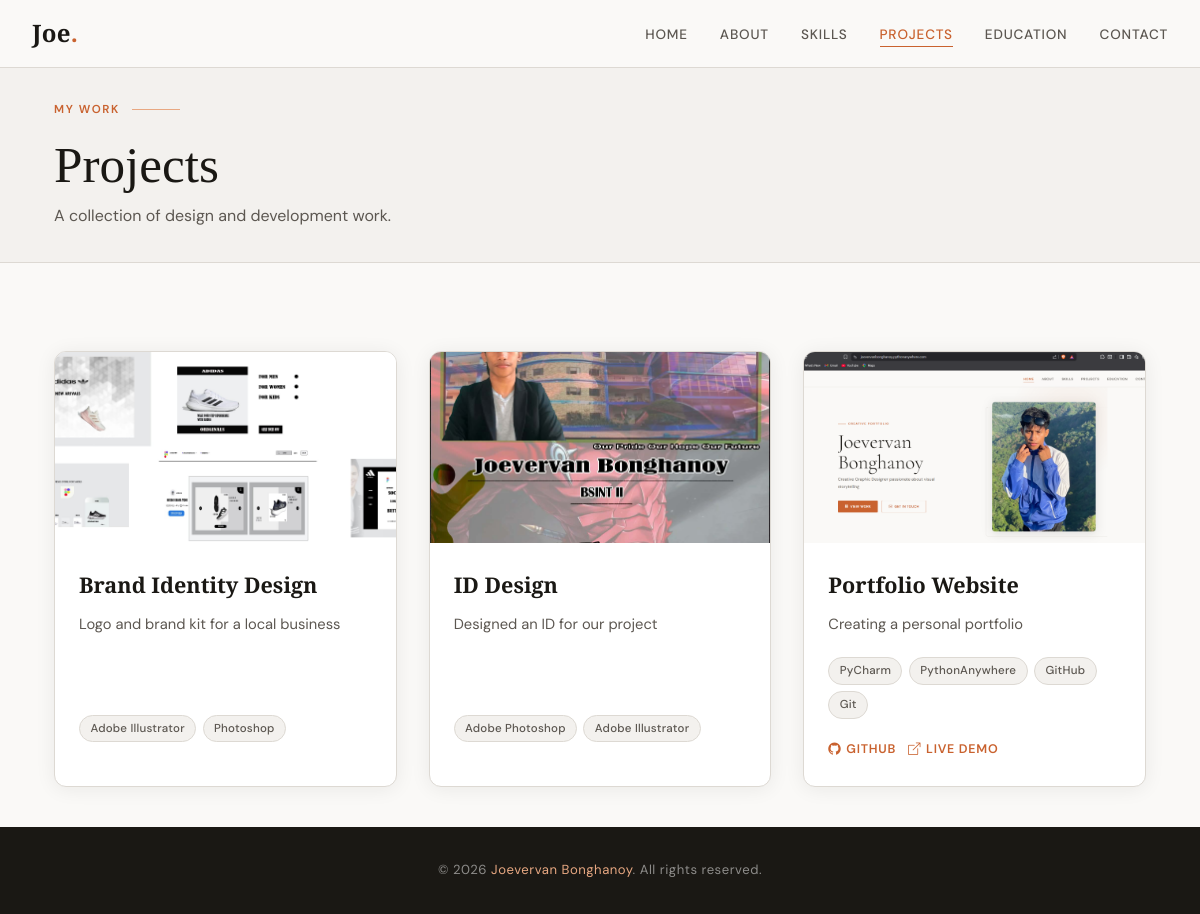
/projects/, run on the app's committed database.
### portfolio/models.py (models this page shows, shortened)
class Profile(models.Model):
    name = models.CharField(max_length=100)
    tagline = models.CharField(max_length=200)
    about = models.TextField()
    career_goals = models.TextField()
    email = models.EmailField()
    github = models.URLField(blank=True)
    linkedin = models.URLField(blank=True)
    facebook = models.URLField(blank=True)
    behance = models.URLField(blank=True)
    instagram = models.URLField(blank=True)
    twitter = models.URLField(blank=True)
    youtube = models.URLField(blank=True)
    tiktok = models.URLField(blank=True)
    photo = models.ImageField(upload_to='profile/', blank=True, null=True)
    class Meta:
        verbose_name = 'Profile'

class Project(models.Model):
    title = models.CharField(max_length=200)
    description = models.TextField()
    technologies = models.CharField(max_length=300, help_text='Comma-separated list of tools/technologies')
    github_link = models.URLField(blank=True)
    live_link = models.URLField(blank=True)
    behance_link = models.URLField(blank=True)
    image = models.ImageField(upload_to='projects/', blank=True, null=True)
    order = models.IntegerField(default=0)
    featured = models.BooleanField(default=False)
    def get_technologies_list(self):
        return [t.strip() for t in self.technologies.split(',')]
    class Meta:
        ordering = ['order', 'title']

### portfolio/views.py (the view)
# urls.py: path('projects/',  views.projects,  name='projects'),
def projects(request):
    profile = get_profile()
    all_projects = Project.objects.all()
    return render(request, 'portfolio/projects.html', {
        'profile': profile,
        'projects': all_projects,
    })

### portfolio/views.py (called while the page is built)
def get_profile():
    return Profile.objects.first()

### portfolio/templates/portfolio/projects.html (shortened to what this page needs)
{% extends 'portfolio/base.html' %}
{% block content %}
<section class="page-hero">
  <div class="container">
    <div class="section-label">My Work</div>
    <h1 class="section-title">Projects</h1>
    <p class="section-subtitle">A collection of design and development work.</p>
  </div>
</section>
<section class="section-pad">
  <div class="container">
    {% if projects %}
    <div class="projects-grid">
      {% for project in projects %}
      <div class="project-card">
        {% if project.image %}
          <img src="{{ project.image.url }}" alt="{{ project.title }}" class="project-img"/>
        {% else %}
          <div class="project-img-placeholder">No image yet</div>
        {% endif %}
        <div class="project-body">
          <h3 class="project-title">{{ project.title }}</h3>
          <p class="project-desc">{{ project.description }}</p>
          <div class="project-tags">
            {% for tech in project.get_technologies_list %}
              <span class="project-tag">{{ tech }}</span>
            {% endfor %}
          </div>
          <div class="project-links">
            {% if project.github_link %}
              <a href="{{ project.github_link }}" target="_blank" class="project-link">
                <i class="bi bi-github"></i> GitHub
              </a>
            {% endif %}
            {% if project.live_link %}
              <a href="{{ project.live_link }}" target="_blank" class="project-link">
                <i class="bi bi-box-arrow-up-right"></i> Live Demo
              </a>
            {% endif %}
          </div>
        </div>
      </div>
      {% endfor %}
    </div>
    {% else %}
      <div style="text-align:center;padding:4rem 0;color:var(--text3);">
        <i class="bi bi-folder2-open" style="font-size:3rem;"></i>
        <p style="margin-top:1rem;">No projects added yet. Add them via the Admin panel.</p>
      </div>
    {% endif %}
  </div>
</section>
{% endblock %}

### portfolio/templates/portfolio/base.html (shortened to what this page needs)
{% load static %}
<!DOCTYPE html>
<html lang="en">
<head>
  <link rel="stylesheet" href="{% static 'portfolio/css/style.css' %}"/>
  <link rel="stylesheet" href="https://cdnjs.cloudflare.com/ajax/libs/bootstrap-icons/1.11.3/font/bootstrap-icons.min.css"/>
</head>
<body>
<nav class="navbar">
  <a href="{% url 'home' %}" class="nav-brand">
    {% if profile %}{{ profile.name|slice:":3" }}<span>.</span>{% else %}Joe<span>.</span>{% endif %}
  </a>
  <ul class="nav-links">
    <li><a href="{% url 'home' %}">Home</a></li>
    <li><a href="{% url 'about' %}">About</a></li>
    <li><a href="{% url 'skills' %}">Skills</a></li>
    <li><a href="{% url 'projects' %}">Projects</a></li>
    <li><a href="{% url 'education' %}">Education</a></li>
    <li><a href="{% url 'contact' %}">Contact</a></li>
  </ul>
</nav>
{% block content %}{% endblock %}
<footer>
  <p>&copy; {% now "Y" %} <span>{% if profile %}{{ profile.name }}{% else %}Portfolio{% endif %}</span>. All rights reserved.</p>
</footer>
</body>
</html>

### portfolio/static/portfolio/css/style.css (style rules this page uses)
:root { --bg: #faf9f7; --bg2: #f3f1ee; --bg3: #ebe8e3; --text: #1a1814; --text2: #5c5751; --text3: #9c968f; --accent: #c9622f; --accent2: #e8a882; --border: #ddd9d3; --white: #ffffff; --shadow: 0 2px 20px rgba(26,24,20,.07); --shadow-lg: 0 8px 40px rgba(26,24,20,.12); --radius: 12px; --font-display: 'Cormorant Garamond', Georgia, serif; --font-body: 'DM Sans', sans-serif; }
*, *::before, *::after { box-sizing: border-box; margin: 0; padding: 0; }
html { scroll-behavior: smooth; }
body { font-family: var(--font-body); background: var(--bg); color: var(--text); font-size: 16px; line-height: 1.7; -webkit-font-smoothing: antialiased; }
img { max-width: 100%; display: block; }
a { text-decoration: none; color: inherit; }
.navbar { position: sticky; top: 0; z-index: 1000; background: rgba(250,249,247,.92); backdrop-filter: blur(12px); border-bottom: 1px solid var(--border); padding: 0 2rem; height: 68px; display: flex; align-items: center; justify-content: space-between; }
.nav-brand { font-family: var(--font-display); font-size: 1.5rem; font-weight: 600; color: var(--text); letter-spacing: .01em; }
.nav-brand span { color: var(--accent); }
.nav-links { display: flex; align-items: center; gap: 2rem; list-style: none; }
.nav-links a { font-size: .85rem; font-weight: 500; letter-spacing: .06em; text-transform: uppercase; color: var(--text2); transition: color .2s; position: relative; padding-bottom: 2px; }
.nav-links a::after { content: ''; position: absolute; bottom: -2px; left: 0; width: 0; height: 1px; background: var(--accent); transition: width .25s ease; }
.nav-links a:hover, .nav-links a.active { color: var(--accent); }
.nav-links a:hover::after, .nav-links a.active::after { width: 100%; }
.page-hero .container { padding: -2rem; }
.container { max-width: 1140px; margin: 0 auto; padding: 0 1.5rem; }
.section-pad { padding: 2.5rem 0; }
.section-label { display: flex; align-items: center; gap: .75rem; font-size: .72rem; font-weight: 600; letter-spacing: .14em; text-transform: uppercase; color: var(--accent); margin-bottom: 1rem; }
.section-label::after { content: ''; flex: 1; max-width: 48px; height: 1px; background: var(--accent2); }
.section-title { font-family: var(--font-display); font-size: clamp(2.2rem, 5vw, 3.2rem); font-weight: 300; line-height: 1.15; color: var(--text); margin-bottom: 1.5rem; }
.section-subtitle { font-size: 1rem; color: var(--text2); max-width: 520px; }
.page-hero { background: var(--bg2); border-bottom: 1px solid var(--border); padding: 2rem 0 2rem; }
.page-hero .section-title { margin-bottom: .5rem; }
.projects-grid { display: grid; grid-template-columns: repeat(auto-fill, minmax(320px, 1fr)); gap: 2rem; margin-top: 3rem; }
.project-card { background: var(--white); border: 1px solid var(--border); border-radius: var(--radius); overflow: hidden; box-shadow: var(--shadow); transition: transform .25s, box-shadow .25s; display: flex; flex-direction: column; }
.project-img { width: 100%; aspect-ratio: 16/9; object-fit: cover; }
.project-body { padding: 1.5rem; flex: 1; display: flex; flex-direction: column; }
.project-title { font-family: var(--font-display); font-size: 1.35rem; font-weight: 600; color: var(--text); margin-bottom: .5rem; }
.project-desc { font-size: .92rem; color: var(--text2); line-height: 1.7; margin-bottom: 1.25rem; flex: 1; }
.project-tags { display: flex; flex-wrap: wrap; gap: .4rem; margin-bottom: 1.25rem; }
.project-tag { background: var(--bg2); color: var(--text2); font-size: .72rem; font-weight: 500; padding: .2rem .65rem; border-radius: 20px; border: 1px solid var(--border); letter-spacing: .02em; }
.project-links { display: flex; gap: .75rem; flex-wrap: wrap; }
.project-link { font-size: .78rem; font-weight: 600; letter-spacing: .06em; text-transform: uppercase; color: var(--accent); display: inline-flex; align-items: center; gap: .3rem; padding-bottom: 1px; border-bottom: 1px solid transparent; transition: border-color .2s; }
footer { background: var(--text); color: rgba(255,255,255,.5); text-align: center; padding: 2rem 1.5rem; font-size: .82rem; letter-spacing: .04em; }
footer span { color: var(--accent2); }

### data on the page
Profile: name "Joe", name "Joevervan Bonghanoy"
Project: image (picture), title "Brand Identity Design", description "Logo and brand kit for a local business", get_technologies_list "Adobe Illustrator" "Photoshop"
Project: image (picture), title "ID Design", description "Designed an ID for our project", get_technologies_list "Adobe Photoshop" "Adobe Illustrator"
Project: image (picture), title "Portfolio Website", description "Creating a personal portfolio", get_technologies_list "PyCharm" "PythonAnywhere" "GitHub" "Git"
